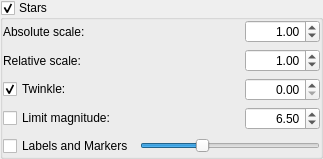
           <widget class="QGroupBox" name="starGroupBox">
            <property name="title">
             <string>Stars</string>
            </property>
            <property name="alignment">
             <set>Qt::AlignLeading</set>
            </property>
            <property name="flat">
             <bool>true</bool>
            </property>
            <property name="checkable">
             <bool>true</bool>
            </property>
            <property name="checked">
             <bool>true</bool>
            </property>
            <layout class="QGridLayout" name="gridLayout_19">
             <property name="leftMargin">
              <number>0</number>
             </property>
             <property name="topMargin">
              <number>0</number>
             </property>
             <property name="rightMargin">
              <number>0</number>
             </property>
             <property name="bottomMargin">
              <number>0</number>
             </property>
             <item row="2" column="0">
              <layout class="QHBoxLayout" name="horizontalLayout_starTwinkle">
               <item>
                <widget class="QCheckBox" name="starTwinkleCheckBox">
                 <property name="text">
                  <string>Twinkle:</string>
                 </property>
                 <property name="checked">
                  <bool>true</bool>
                 </property>
                </widget>
               </item>
               <item>
                <widget class="QDoubleSpinBox" name="starTwinkleAmountDoubleSpinBox">
                 <property name="maximumSize">
                  <size>
                   <width>75</width>
                   <height>16777215</height>
                  </size>
                 </property>
                 <property name="alignment">
                  <set>Qt::AlignRight|Qt::AlignTrailing|Qt::AlignVCenter</set>
                 </property>
                 <property name="decimals">
                  <number>2</number>
                 </property>
                 <property name="maximum">
                  <double>1.500000000000000</double>
                 </property>
                 <property name="singleStep">
                  <double>0.100000000000000</double>
                 </property>
                </widget>
               </item>
              </layout>
             </item>
             <item row="3" column="0">
              <layout class="QHBoxLayout" name="horizontalLayout_starLimitMag">
               <item>
                <widget class="QCheckBox" name="starLimitMagnitudeCheckBox">
                 <property name="toolTip">
                  <string>Limit the magnitude of stars</string>
                 </property>
                 <property name="text">
                  <string>Limit magnitude:</string>
                 </property>
                </widget>
               </item>
               <item>
                <widget class="QDoubleSpinBox" name="starLimitMagnitudeDoubleSpinBox">
                 <property name="sizePolicy">
                  <sizepolicy hsizetype="Minimum" vsizetype="Fixed">
                   <horstretch>0</horstretch>
                   <verstretch>0</verstretch>
                  </sizepolicy>
                 </property>
                 <property name="minimumSize">
                  <size>
                   <width>0</width>
                   <height>0</height>
                  </size>
                 </property>
                 <property name="maximumSize">
                  <size>
                   <width>75</width>
                   <height>16777215</height>
                  </size>
                 </property>
                 <property name="frame">
                  <bool>true</bool>
                 </property>
                 <property name="alignment">
                  <set>Qt::AlignRight|Qt::AlignTrailing|Qt::AlignVCenter</set>
                 </property>
                 <property name="buttonSymbols">
                  <enum>QAbstractSpinBox::UpDownArrows</enum>
                 </property>
                 <property name="decimals">
                  <number>2</number>
                 </property>
                 <property name="minimum">
                  <double>0.000000000000000</double>
                 </property>
                 <property name="maximum">
                  <double>21.000000000000000</double>
                 </property>
                 <property name="singleStep">
                  <double>0.100000000000000</double>
                 </property>
                 <property name="value">
                  <double>6.500000000000000</double>
                 </property>
                </widget>
               </item>
              </layout>
             </item>
             <item row="4" column="0">
              <layout class="QHBoxLayout" name="horizontalLayout_starLabel">
               <item>
                <widget class="QCheckBox" name="starLabelCheckBox">
                 <property name="enabled">
                  <bool>true</bool>
                 </property>
                 <property name="text">
                  <string>Labels and Markers</string>
                 </property>
                </widget>
               </item>
               <item>
                <widget class="QSlider" name="starsLabelsHorizontalSlider">
                 <property name="sizePolicy">
                  <sizepolicy hsizetype="Preferred" vsizetype="Fixed">
                   <horstretch>0</horstretch>
                   <verstretch>0</verstretch>
                  </sizepolicy>
                 </property>
                 <property name="minimumSize">
                  <size>
                   <width>180</width>
                   <height>0</height>
                  </size>
                 </property>
                 <property name="value">
                  <number>33</number>
                 </property>
                 <property name="orientation">
                  <enum>Qt::Horizontal</enum>
                 </property>
                </widget>
               </item>
              </layout>
             </item>
             <item row="0" column="0">
              <layout class="QHBoxLayout" name="horizontalLayout_starScale">
               <item>
                <widget class="QLabel" name="label_5">
                 <property name="sizePolicy">
                  <sizepolicy hsizetype="Minimum" vsizetype="Preferred">
                   <horstretch>0</horstretch>
                   <verstretch>0</verstretch>
                  </sizepolicy>
                 </property>
                 <property name="maximumSize">
                  <size>
                   <width>16777215</width>
                   <height>16777215</height>
                  </size>
                 </property>
                 <property name="text">
                  <string>Absolute scale:</string>
                 </property>
                </widget>
               </item>
               <item>
                <widget class="QDoubleSpinBox" name="starScaleRadiusDoubleSpinBox">
                 <property name="sizePolicy">
                  <sizepolicy hsizetype="Minimum" vsizetype="Fixed">
                   <horstretch>0</horstretch>
                   <verstretch>0</verstretch>
                  </sizepolicy>
                 </property>
                 <property name="minimumSize">
                  <size>
                   <width>0</width>
                   <height>0</height>
                  </size>
                 </property>
                 <property name="maximumSize">
                  <size>
                   <width>75</width>
                   <height>16777215</height>
                  </size>
                 </property>
                 <property name="alignment">
                  <set>Qt::AlignRight|Qt::AlignTrailing|Qt::AlignVCenter</set>
                 </property>
                 <property name="decimals">
                  <number>2</number>
                 </property>
                 <property name="maximum">
                  <double>9.000000000000000</double>
                 </property>
                 <property name="singleStep">
                  <double>0.100000000000000</double>
                 </property>
                 <property name="value">
                  <double>1.000000000000000</double>
                 </property>
                </widget>
               </item>
              </layout>
             </item>
             <item row="1" column="0">
              <layout class="QHBoxLayout" name="horizontalLayout_starRelativeScale">
               <item>
                <widget class="QLabel" name="label_7">
                 <property name="sizePolicy">
                  <sizepolicy hsizetype="Minimum" vsizetype="Preferred">
                   <horstretch>0</horstretch>
                   <verstretch>0</verstretch>
                  </sizepolicy>
                 </property>
                 <property name="minimumSize">
                  <size>
                   <width>0</width>
                   <height>0</height>
                  </size>
                 </property>
                 <property name="maximumSize">
                  <size>
                   <width>16777215</width>
                   <height>16777215</height>
                  </size>
                 </property>
                 <property name="text">
                  <string>Relative scale:</string>
                 </property>
                </widget>
               </item>
               <item>
                <widget class="QDoubleSpinBox" name="starRelativeScaleDoubleSpinBox">
                 <property name="sizePolicy">
                  <sizepolicy hsizetype="Minimum" vsizetype="Fixed">
                   <horstretch>0</horstretch>
                   <verstretch>0</verstretch>
                  </sizepolicy>
                 </property>
                 <property name="minimumSize">
                  <size>
                   <width>0</width>
                   <height>0</height>
                  </size>
                 </property>
                 <property name="maximumSize">
                  <size>
                   <width>75</width>
                   <height>16777215</height>
                  </size>
                 </property>
                 <property name="frame">
                  <bool>true</bool>
                 </property>
                 <property name="alignment">
                  <set>Qt::AlignRight|Qt::AlignTrailing|Qt::AlignVCenter</set>
                 </property>
                 <property name="buttonSymbols">
                  <enum>QAbstractSpinBox::UpDownArrows</enum>
                 </property>
                 <property name="decimals">
                  <number>2</number>
                 </property>
                 <property name="minimum">
                  <double>0.250000000000000</double>
                 </property>
                 <property name="maximum">
                  <double>5.000000000000000</double>
                 </property>
                 <property name="singleStep">
                  <double>0.050000000000000</double>
                 </property>
                 <property name="value">
                  <double>1.000000000000000</double>
                 </property>
                </widget>
               </item>
              </layout>
             </item>
            </layout>
           </widget>
